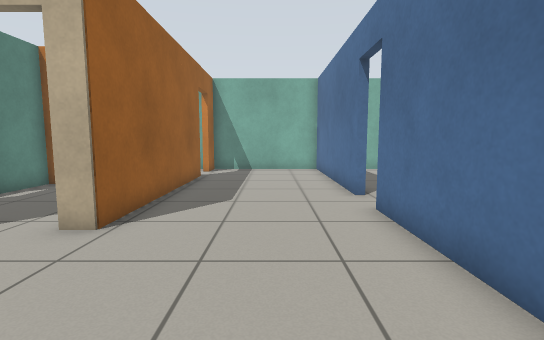
view 1 (above)

14 first-person views from a walk through a Gazebo world. The camera is 0.85 m above the floor, tilts 6° down and sees 85° across. The floor is counted in squares, 0.5 m on a side. Each view is taken from the middle of a square. On the plan, view 1 faces up. The plan holds only what a view shows up to about 15 squares ahead; the rest is blank.

view 2
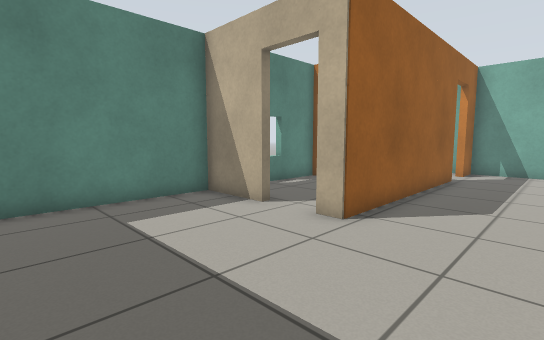

view 3
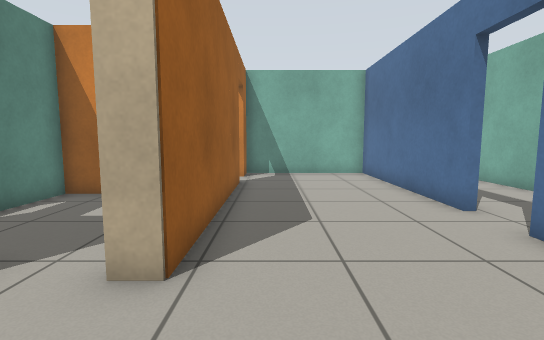

view 4
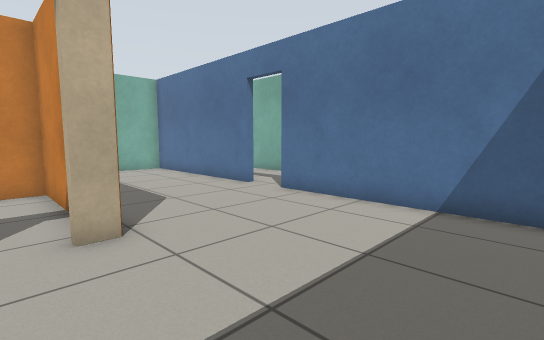

view 5
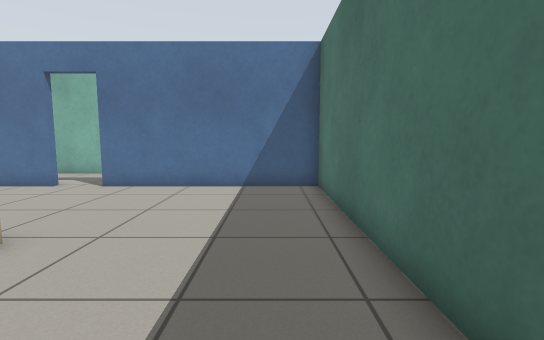

view 6
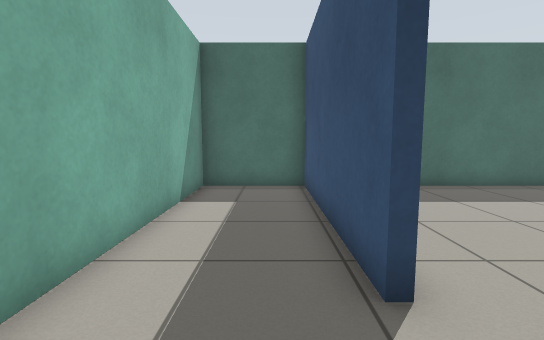

view 7
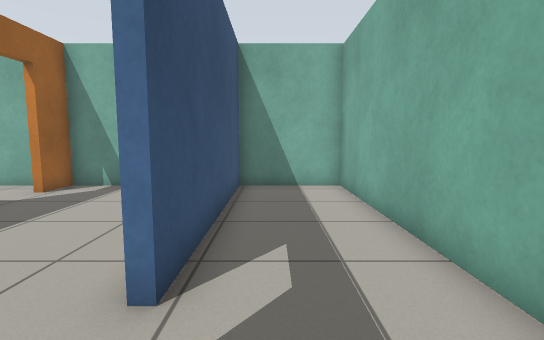

view 8
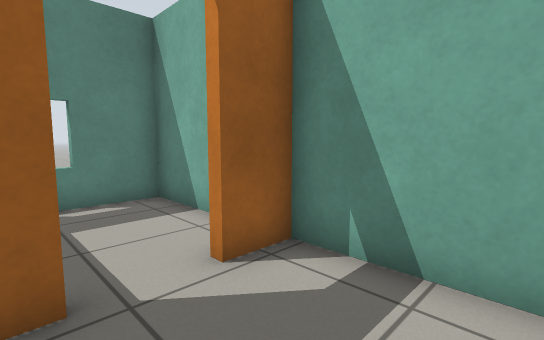

view 9
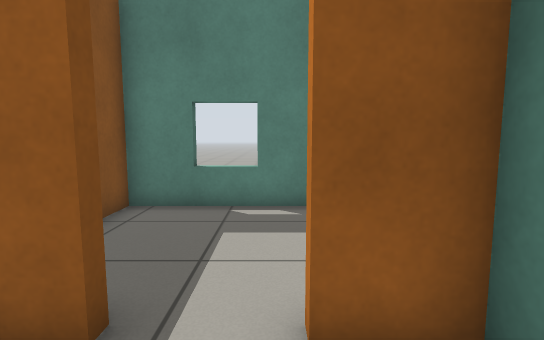

view 10
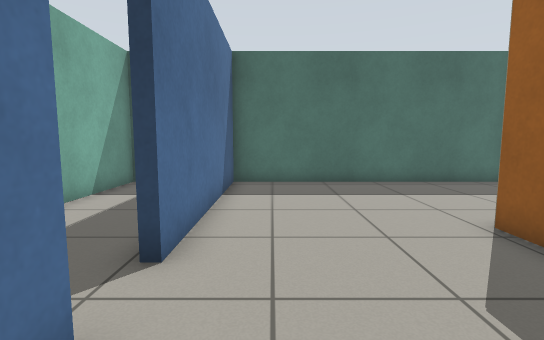

view 11
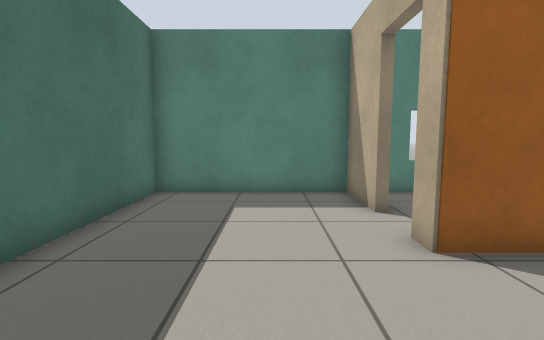

view 12
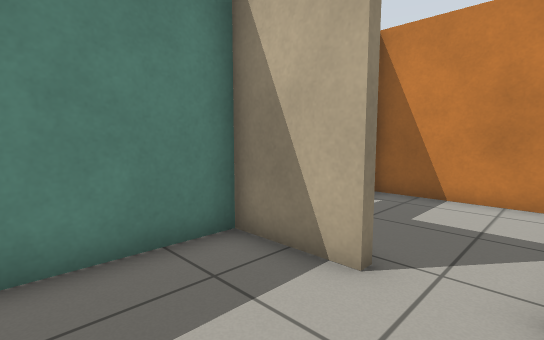

view 13
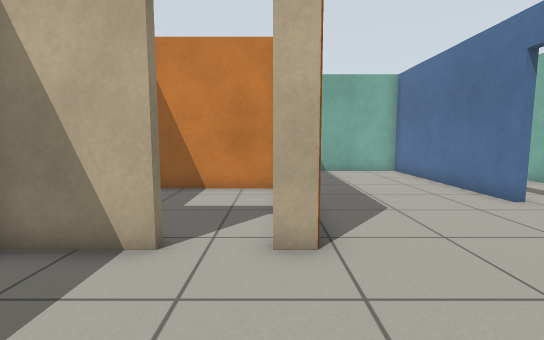

view 14
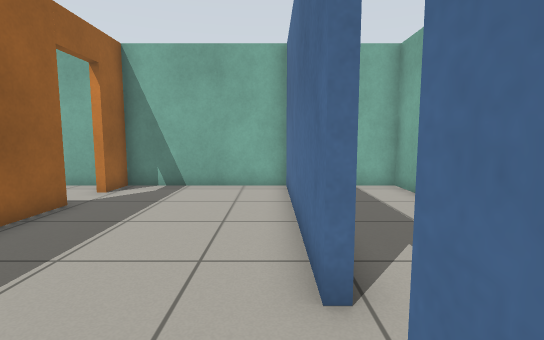

### Floor plan
Ten units are one square. View 1 is at (0, 0); x grows to the right and y downward. Boxes are objects, and circles mark ways between rooms. Rooms are numbered by the first view taken in them; rooms with no view inside come last. Other rooms are left out.
<svg viewBox="-89 -172 159 184">
<path fill="none" stroke="#000" d="M-58 -54 -84 -54 -84 7 25 7 25 -71M25 -88 25 -167 -33 -167 -33 -153M-33 -136 -33 -54 -40 -54M28 -71 28 7 65 7 65 -167 28 -167 28 -88M-39 -167 -84 -167 -84 -114 -71 -114M-36 -80 -36 -111 -84 -111 -84 -68"/>
<circle cx="30" cy="-75" r="3" fill="#2a7"/>
<circle cx="-35" cy="-145" r="3" fill="#2a7"/>
<circle cx="-47" cy="-57" r="3" fill="#2a7"/>
<text x="-20" y="-60">1</text>
<text x="50" y="-80">2</text>
<text x="-60" y="-140">3</text>
<text x="-60" y="-90">4</text>
</svg>
Room 1 opens to room 2. Room 1 opens to room 3. Room 1 opens to room 4.

Where each view was taken, in squares from view 1:
view 1: 0 up, 0 right, facing up
view 2: 0 up, 0 right, facing up-left
view 3: 2 up, 2 left, facing up
view 4: 0 up, 5 left, facing up-right
view 5: 1 up, 8 left, facing right
view 6: 10 up, 4 right, facing down
view 7: 6 up, 4 right, facing up
view 8: 13 up, 0 right, facing up-left
view 9: 15 up, 1 left, facing left
view 10: 11 up, 1 right, facing down
view 11: 3 up, 1 right, facing left
view 12: 2 up, 4 left, facing up-left
view 13: 1 up, 4 left, facing up
view 14: 6 up, 2 right, facing up
